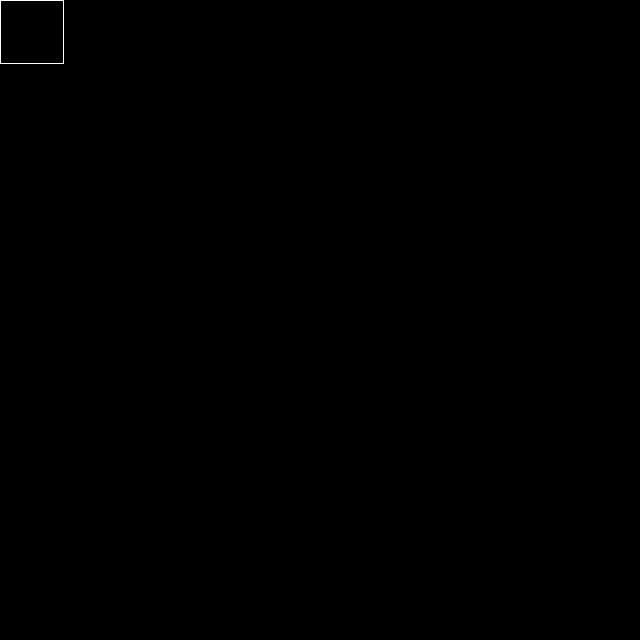

A level layout from a 2D game, rendered from its tile map. Below: a short description, then the map file with tile-grid data replaced by summaries:
An orthogonal 10x10 tile map with 64x64 px tiles, 1 tile layer (Tile Layer 1).

<map version="1.0" orientation="orthogonal" width="10" height="10" tilewidth="64" tileheight="64">
 <tileset firstgid="1" name="whitesquare64" tilewidth="64" tileheight="64">
  <image source="whitesquare64.png" width="64" height="64" />
 </tileset>
 <layer name="Tile Layer 1" width="10" height="10">
  <data>[100 cells, 1 non-empty, 1 distinct tile ids]</data>
 </layer>
</map>
